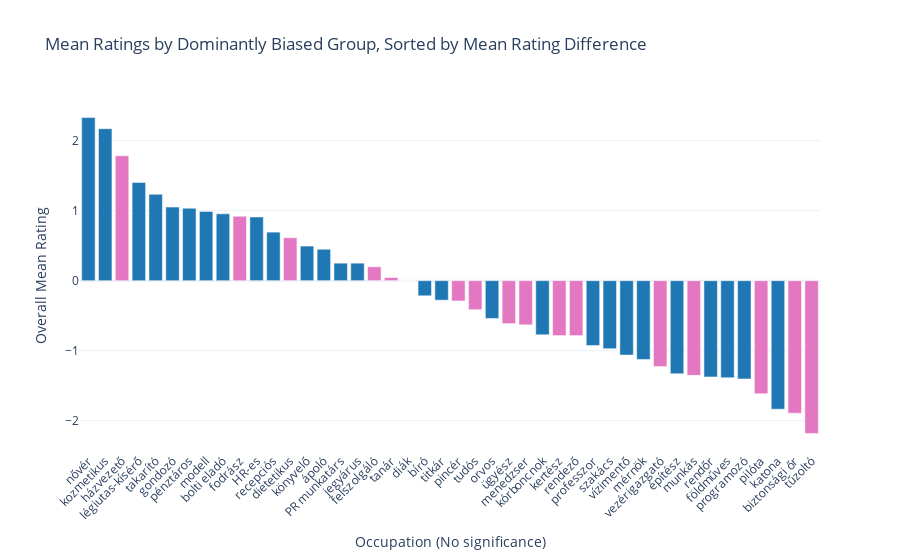

The notebook cell this image was saved under:
### Code cell
# Color map for greater_bias_by
color_map = {
    'Men': '#1f77b4',
    'Women': '#e377c2',
    'Equal': '#7f7f7f'
}

# Plot
fig = go.Figure()
fig.add_trace(go.Bar(
    x=df_ttest_sorted['occupation'],
    y=df_ttest_sorted['overall_mean'],
    marker_color=df_ttest_sorted['bias_by'].map(color_map),
    customdata=df_ttest_sorted[['mean_difference', 'bias_by']],
    hovertemplate='Occupation: %{x}<br>Overall Mean: %{y:.2f}<br>Mean Diff: %{customdata[0]:.2f}<br>Greater Bias: %{customdata[1]}<extra></extra>'
))
# Layout
fig.update_layout(
    title='Mean Ratings by Dominantly Biased Group, Sorted by Mean Rating Difference',
    xaxis_title='Occupation (No significance)',
    yaxis_title='Overall Mean Rating',
    xaxis_tickangle=-45,
    template='plotly_white'
)

fig.show()

### Figure 1 — Plotly figure (JSON) as saved in the notebook; plotly's stock layout.template omitted (floating-point values rounded to 4 significant figures)
{"data": [{"customdata": [[0.8409, "Men"], [0.1591, "Men"], [0.06818, "Women"], [0.4432, "Men"], [0.2841, "Men"], [0.6477, "Men"], [0.4318, "Men"], [0.5227, "Men"], [0.09091, "Men"], [0.3409, "Women"], [0.1818, "Men"], [0.1136, "Men"], [0.2273, "Women"], [0.2614, "Men"], [0.3523, "Men"], [0.5, "Men"], [0.5, "Men"], [0.1477, "Women"], [0.09091, "Women"], [0, "Equal"], [0.06818, "Men"], [0.1932, "Men"], [0.3295, "Women"], [0.07955, "Women"], [0.1705, "Men"], [0.2273, "Women"], [0.01136, "Women"], [0.4545, "Men"], [0.06818, "Women"], [0.06818, "Women"], [0.3977, "Men"], [0.3068, "Men"], [0.125, "Men"], [0.25, "Men"], [0.4545, "Women"], [0.8409, "Men"], [0.2045, "Women"], [0.75, "Men"], [0.2273, "Men"], [0.4432, "Men"], [0.2273, "Women"], [0.5795, "Men"], [0.03409, "Women"], [0.3636, "Women"]], "hovertemplate": "Occupation: %{x}<br>Overall Mean: %{y:.2f}<br>Mean Diff: %{customdata[0]:.2f}<br>Greater Bias: %{customdata[1]}<extra></extra>", "marker": {"color": ["#1f77b4", "#1f77b4", "#e377c2", "#1f77b4", "#1f77b4", "#1f77b4", "#1f77b4", "#1f77b4", "#1f77b4", "#e377c2", "#1f77b4", "#1f77b4", "#e377c2", "#1f77b4", "#1f77b4", "#1f77b4", "#1f77b4", "#e377c2", "#e377c2", "#7f7f7f", "#1f77b4", "#1f77b4", "#e377c2", "#e377c2", "#1f77b4", "#e377c2", "#e377c2", "#1f77b4", "#e377c2", "#e377c2", "#1f77b4", "#1f77b4", "#1f77b4", "#1f77b4", "#e377c2", "#1f77b4", "#e377c2", "#1f77b4", "#1f77b4", "#1f77b4", "#e377c2", "#1f77b4", "#e377c2", "#e377c2"]}, "type": "bar", "x": ["nővér", "kozmetikus", "házvezető", "légiutas-kísérő", "takarító", "gondozó", "pénztáros", "modell", "bolti eladó", "fodrász", "HR-es", "recepciós", "dietetikus", "könyvelő", "ápoló", "PR munkatárs", "jegyárus", "felszolgáló", "tanár", "diák", "bíró", "titkár", "pincér", "tudós", "orvos", "ügyész", "menedzser", "kórboncnok", "kertész", "rendező", "professzor", "szakács", "vízimentő", "mérnök", "vezérigazgató", "építész", "munkás", "rendőr", "földműves", "programozó", "pilóta", "katona", "biztonsági őr", "tűzoltó"], "y": [2.33, 2.17, 1.784, 1.403, 1.233, 1.051, 1.034, 0.9886, 0.9545, 0.9205, 0.9091, 0.6932, 0.6136, 0.4943, 0.4489, 0.25, 0.25, 0.1989, 0.04545, 0.0, -0.2159, -0.2784, -0.2898, -0.4148, -0.5398, -0.6136, -0.6307, -0.7727, -0.7841, -0.7841, -0.9261, -0.9716, -1.062, -1.125, -1.227, -1.33, -1.352, -1.375, -1.386, -1.403, -1.614, -1.835, -1.892, -2.182]}], "layout": {"title": {"text": "Mean Ratings by Dominantly Biased Group, Sorted by Mean Rating Difference"}, "xaxis": {"tickangle": -45, "title": {"text": "Occupation (No significance)"}}, "yaxis": {"title": {"text": "Overall Mean Rating"}}}}
